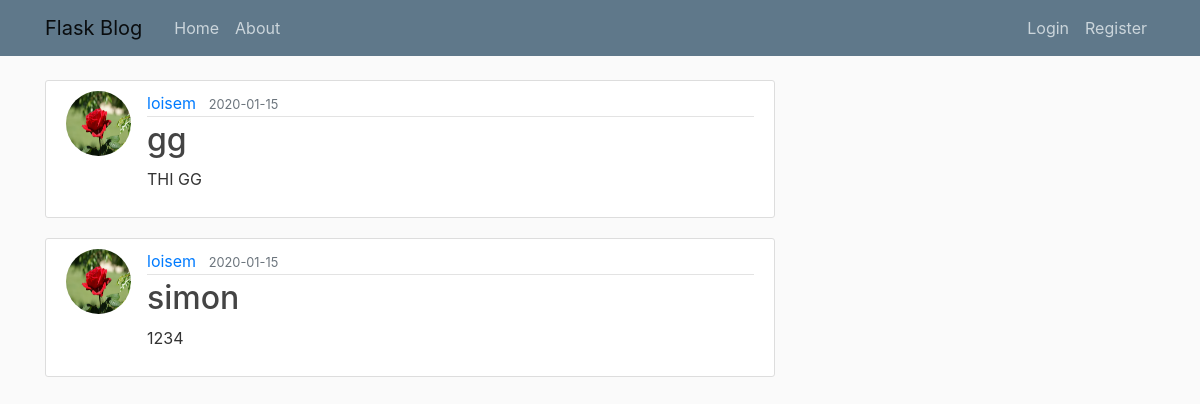
Page /home on the earlier database version.
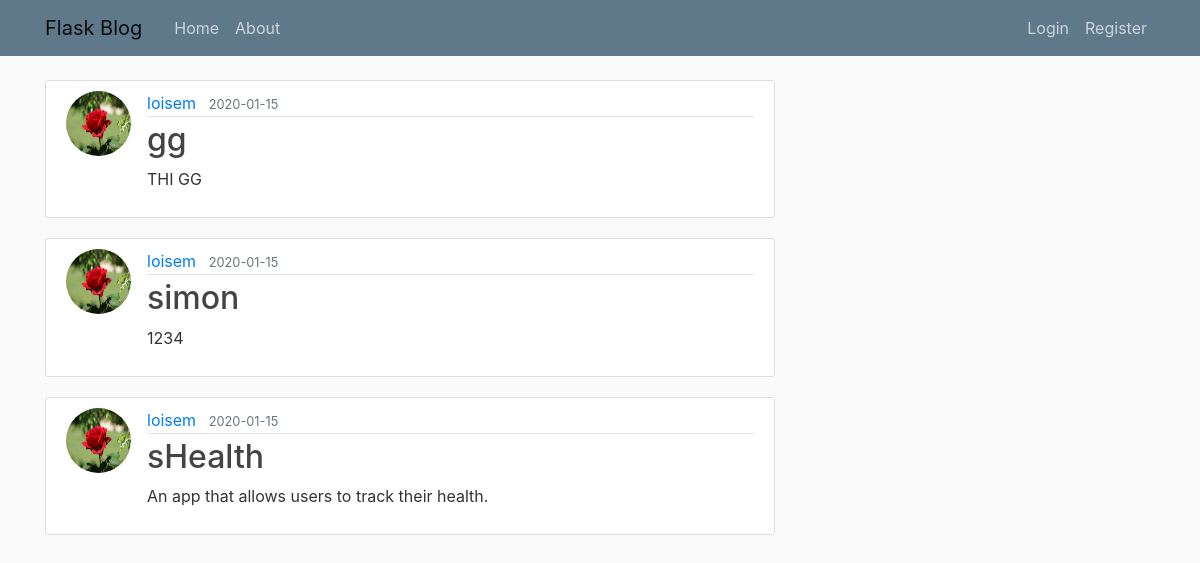
Same page on the later database version.
### flaskblog/models.py (models this page shows, shortened)
class Post(db.Model):
    id = db.Column(db.Integer, primary_key=True)
    title = db.Column(db.String(100), nullable=False)
    date_posted = db.Column(db.DateTime, nullable=False, default=datetime.utcnow)
    content = db.Column(db.Text, nullable=False)
    user_id = db.Column(db.Integer, db.ForeignKey('user.id'), nullable=False)

class User(db.Model, UserMixin):
    id = db.Column(db.Integer, primary_key=True)
    username = db.Column(db.String(20), unique=True, nullable=False)
    email = db.Column(db.String(120), unique=True, nullable=False)
    image_file = db.Column(db.String(20), nullable=False, default='default.jpg')
    password = db.Column(db.String(60), nullable=False)
    posts = db.relationship('Post', backref='author', lazy=True)

### flaskblog/routes.py (the view)
@app.route("/")
@app.route("/home")
def home():
    posts = Post.query.all()
    return render_template('home.html', posts=posts)

### flaskblog/templates/home.html
{% extends "layout.html" %}
{% block content %}
    {% for post in posts %}
    <article class="media content-section">
      <img class="rounded-circle article-img" src="{{ url_for('static', filename='profile_pics/' + post.author.image_file) }}">
            <div class="media-body">
              <div class="article-metadata">
                <a class="mr-2" href="#">{{ post.author.username }}</a>
                <small class="text-muted">{{ post.date_posted.strftime('%Y-%m-%d') }}</small>
              </div>
              <h2><a class="article-title" href="{{ url_for('post', post_id=post.id) }}">{{ post.title }}</a></h2>
              <p class="article-content">{{ post.content }}</p>
            </div>
          </article>
     {% endfor %}
{% endblock content %}

Differences in the rows shown:
added Post: image_file (placeholder picture), author.username "loisem", date_posted "2020-01-15", title "sHealth", content "An app that allows users to track their health."
